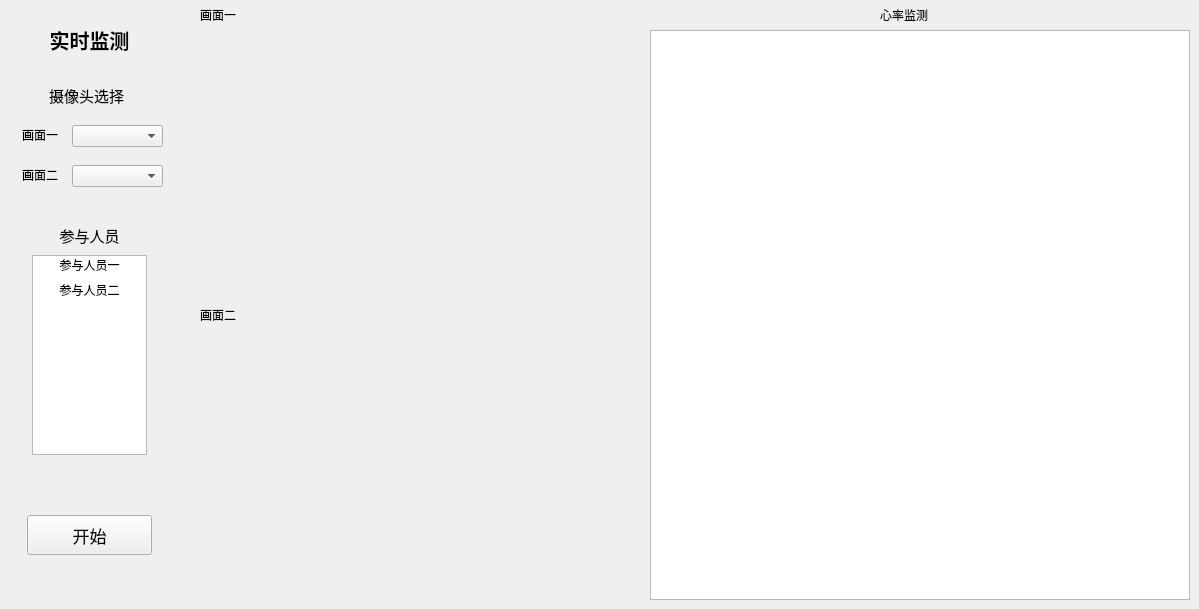
     <widget class="QWidget" name="page_four">
      <widget class="QLabel" name="label_video1">
       <property name="geometry">
        <rect>
         <x>190</x>
         <y>30</y>
         <width>450</width>
         <height>270</height>
        </rect>
       </property>
       <property name="text">
        <string/>
       </property>
       <property name="alignment">
        <set>Qt::AlignCenter</set>
       </property>
      </widget>
      <widget class="QLabel" name="label_video2">
       <property name="geometry">
        <rect>
         <x>190</x>
         <y>330</y>
         <width>450</width>
         <height>270</height>
        </rect>
       </property>
       <property name="text">
        <string/>
       </property>
       <property name="alignment">
        <set>Qt::AlignCenter</set>
       </property>
      </widget>
      <widget class="QLabel" name="label_3">
       <property name="geometry">
        <rect>
         <x>200</x>
         <y>5</y>
         <width>60</width>
         <height>20</height>
        </rect>
       </property>
       <property name="text">
        <string>画面一</string>
       </property>
      </widget>
      <widget class="QLabel" name="label_15">
       <property name="geometry">
        <rect>
         <x>200</x>
         <y>305</y>
         <width>60</width>
         <height>20</height>
        </rect>
       </property>
       <property name="text">
        <string>画面二</string>
       </property>
      </widget>
      <widget class="QWidget" name="widget_4_left" native="true">
       <property name="geometry">
        <rect>
         <x>2</x>
         <y>5</y>
         <width>175</width>
         <height>595</height>
        </rect>
       </property>
       <widget class="QLabel" name="label_4_title">
        <property name="geometry">
         <rect>
          <x>19</x>
          <y>20</y>
          <width>137</width>
          <height>30</height>
         </rect>
        </property>
        <property name="font">
         <font>
          <family>黑体</family>
          <pointsize>15</pointsize>
          <weight>75</weight>
          <bold>true</bold>
         </font>
        </property>
        <property name="text">
         <string>实时监测</string>
        </property>
        <property name="alignment">
         <set>Qt::AlignCenter</set>
        </property>
       </widget>
       <widget class="QPushButton" name="pushButton_begin">
        <property name="geometry">
         <rect>
          <x>25</x>
          <y>510</y>
          <width>125</width>
          <height>40</height>
         </rect>
        </property>
        <property name="font">
         <font>
          <pointsize>13</pointsize>
         </font>
        </property>
        <property name="text">
         <string>开始</string>
        </property>
       </widget>
       <widget class="QLabel" name="label_16">
        <property name="geometry">
         <rect>
          <x>47</x>
          <y>80</y>
          <width>81</width>
          <height>21</height>
         </rect>
        </property>
        <property name="font">
         <font>
          <family>黑体</family>
          <pointsize>11</pointsize>
         </font>
        </property>
        <property name="text">
         <string>摄像头选择</string>
        </property>
       </widget>
       <widget class="QLabel" name="label_17">
        <property name="geometry">
         <rect>
          <x>20</x>
          <y>120</y>
          <width>40</width>
          <height>20</height>
         </rect>
        </property>
        <property name="text">
         <string>画面一</string>
        </property>
       </widget>
       <widget class="QComboBox" name="comboBox_video1">
        <property name="geometry">
         <rect>
          <x>70</x>
          <y>120</y>
          <width>91</width>
          <height>22</height>
         </rect>
        </property>
       </widget>
       <widget class="QComboBox" name="comboBox_video2">
        <property name="geometry">
         <rect>
          <x>70</x>
          <y>160</y>
          <width>91</width>
          <height>22</height>
         </rect>
        </property>
       </widget>
       <widget class="QLabel" name="label_18">
        <property name="geometry">
         <rect>
          <x>20</x>
          <y>160</y>
          <width>40</width>
          <height>20</height>
         </rect>
        </property>
        <property name="text">
         <string>画面二</string>
        </property>
       </widget>
       <widget class="QLabel" name="label_19">
        <property name="geometry">
         <rect>
          <x>50</x>
          <y>220</y>
          <width>75</width>
          <height>21</height>
         </rect>
        </property>
        <property name="font">
         <font>
          <family>黑体</family>
          <pointsize>11</pointsize>
         </font>
        </property>
        <property name="text">
         <string>参与人员</string>
        </property>
        <property name="alignment">
         <set>Qt::AlignCenter</set>
        </property>
       </widget>
       <widget class="QListWidget" name="listWidget_test_staff">
        <property name="geometry">
         <rect>
          <x>30</x>
          <y>250</y>
          <width>115</width>
          <height>200</height>
         </rect>
        </property>
        <property name="editTriggers">
         <set>QAbstractItemView::NoEditTriggers</set>
        </property>
        <property name="selectionMode">
         <enum>QAbstractItemView::NoSelection</enum>
        </property>
        <property name="iconSize">
         <size>
          <width>0</width>
          <height>0</height>
         </size>
        </property>
        <property name="textElideMode">
         <enum>Qt::ElideMiddle</enum>
        </property>
        <property name="gridSize">
         <size>
          <width>0</width>
          <height>25</height>
         </size>
        </property>
        <property name="itemAlignment">
         <set>Qt::AlignCenter</set>
        </property>
        <item>
         <property name="text">
          <string>参与人员一</string>
         </property>
         <property name="textAlignment">
          <set>AlignCenter</set>
         </property>
        </item>
        <item>
         <property name="text">
          <string>参与人员二</string>
         </property>
         <property name="textAlignment">
          <set>AlignCenter</set>
         </property>
        </item>
       </widget>
       <widget class="QLabel" name="label_4_left">
        <property name="geometry">
         <rect>
          <x>0</x>
          <y>0</y>
          <width>175</width>
          <height>595</height>
         </rect>
        </property>
        <property name="text">
         <string/>
        </property>
       </widget>
       <zorder>label_4_left</zorder>
       <zorder>label_4_title</zorder>
       <zorder>pushButton_begin</zorder>
       <zorder>label_16</zorder>
       <zorder>label_17</zorder>
       <zorder>comboBox_video1</zorder>
       <zorder>comboBox_video2</zorder>
       <zorder>label_18</zorder>
       <zorder>label_19</zorder>
       <zorder>listWidget_test_staff</zorder>
      </widget>
      <widget class="QListWidget" name="listWidget_xinlv">
       <property name="geometry">
        <rect>
         <x>650</x>
         <y>30</y>
         <width>540</width>
         <height>570</height>
        </rect>
       </property>
       <property name="editTriggers">
        <set>QAbstractItemView::NoEditTriggers</set>
       </property>
       <property name="selectionMode">
        <enum>QAbstractItemView::NoSelection</enum>
       </property>
       <property name="iconSize">
        <size>
         <width>0</width>
         <height>0</height>
        </size>
       </property>
       <property name="gridSize">
        <size>
         <width>0</width>
         <height>225</height>
        </size>
       </property>
      </widget>
      <widget class="QLabel" name="label_20">
       <property name="geometry">
        <rect>
         <x>880</x>
         <y>5</y>
         <width>60</width>
         <height>20</height>
        </rect>
       </property>
       <property name="text">
        <string>心率监测</string>
       </property>
      </widget>
      <zorder>label_3</zorder>
      <zorder>label_15</zorder>
      <zorder>label_video1</zorder>
      <zorder>label_video2</zorder>
      <zorder>widget_4_left</zorder>
      <zorder>listWidget_xinlv</zorder>
      <zorder>label_20</zorder>
     </widget>
